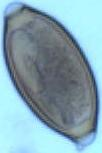
#> input picture data/Trichuris/Hori_TTO (100).jpg, 102 x 153 px, found by its file name; its folder holds only this picture in this run
$ jupyter execute HuMoments_Trichuris.ipynb
#> lines starting #> are read from the running program, lines starting #| are printed output that depends on the picture
# HU MOMENTS OF TRICHURIS

[cell 1]
import matplotlib.pyplot as plt
from os import listdir,makedirs
from os.path import isfile,join
import numpy as np
from array import *
import os,glob
import imageio
import cv2

[cell 2]
# load all images in a directory
loaded_images = list()
for filename in listdir('C:/Users/Brij Kishor Mishra/Desktop/majorproject/data/Trichuris/'):
    # load image
    img_data = imageio.imread('C:/Users/Brij Kishor Mishra/Desktop/majorproject/data/Trichuris/' + filename)
#> img_data is the input picture: shape (153, 102, 3); mean R, G, B 132.3, 164.8, 177.5
    # store loaded image
    loaded_images.append(img_data)
    print('> loaded %s %s' % (filename, img_data.shape))
#| > loaded Hori_TTO (100).jpg (153, 102, 3)

# Grayscale Images

[cell 3]
path = 'C:/Users/Brij Kishor Mishra/Desktop/majorproject/data/Trichuris/' # Source Folder
dstpath = 'C:/Users/Brij Kishor Mishra/Desktop/majorproject/data/Trichuris_gray/' # Destination Folder

try:
    makedirs(dstpath)
except:
    print ("Directory already exist, images will be written in same folder")

# Folder won't used
files = [f for f in listdir(path) if isfile(join(path,f))]
for image in files:
    try:
        img = cv2.imread(os.path.join(path,image))
        gray = cv2.cvtColor(img,cv2.COLOR_BGR2GRAY)
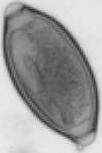
#> gray: shape (153, 102); min 43, max 234, mean 156.6
        dstPath = join(dstpath,image)
        cv2.imwrite(dstPath,gray)
    except:
        print ("{} is not converted".format(image))
    else:
        print ("{} is converted".format(image))

for fil in glob.glob("*.jpg"):
    try:
        image = cv2.imread(fil)
        gray_image = cv2.cvtColor(image, cv2.COLOR_BGR2GRAY) # convert to greyscale
        cv2.imwrite(os.path.join(dstpath,fil),gray_image)
    except:
        print('{} is not converted')
    else:
        print('{} is converted')

[cell 4]
loaded_gray = list()
for filename in listdir('C:/Users/Brij Kishor Mishra/Desktop/majorproject/data/Trichuris_gray/'):
    # load image
    gray_data = imageio.imread('C:/Users/Brij Kishor Mishra/Desktop/majorproject/data/Trichuris_gray/' + filename)
#> gray_data: shape (153, 102); min 42, max 234, mean 156.6
    # store loaded image
    loaded_gray.append(gray_data)
    print('> loaded %s %s' % (filename, gray_data.shape))
#| > loaded Hori_TTO (100).jpg (153, 102)

# Hu Moments of the Images

[cell 5]
def HuMoments(images):

    f = np.asarray(images, dtype=np.float64)

    eta = np.zeros(shape= (4, 4), dtype = 'float64')

    for i in range(4):
        for j in range(4):
            eta[i, j] = ScaleInvariance(images, i, j)

    eta00 = eta[0, 0]
    eta01 = eta[0, 1]
    eta02 = eta[0, 2]
    eta03 = eta[0, 3]

    eta10 = eta[1, 0]
    eta11 = eta[1, 1]
    eta12 = eta[1, 2]
    eta13 = eta[1, 3]

    eta20 = eta[2, 0]
    eta21 = eta[2, 1]
    eta22 = eta[2, 2]
    eta23 = eta[2, 3]

    eta30 = eta[3, 0]
    eta31 = eta[3, 1]
    eta32 = eta[3, 2]
    eta33 = eta[3, 3]


    M1 = eta20 + eta02;
    M2 = (eta20 - eta02)**2 + (4*eta11**2);
    M3 = (eta30 - 3*eta12)**2 + (3*eta21 - eta03)**2;
    M4 = (eta30 + eta12)**2 + (eta21 + eta03)**2;
    M5 = (eta30 - 3*eta12) * (eta30 + eta12) * ((eta30 + eta12)**2 - (3*(eta21 + eta03)**2)) + (3*eta21 - eta03) * (eta21 + eta03) * ((3*(eta30 + eta12)**2) - (eta21 + eta03)**2);
    M6 = (eta20 - eta02)*((eta30 + eta12)**2 - (eta21 + eta03)**2) + 4*eta11*(eta30 + eta12)*(eta21 + eta03);
    M7 = (3*eta21 - eta03) * (eta30 + eta12) * ((eta30 + eta12)**2 - 3*(eta21 + eta03)**2) - (eta30 - 3*eta12) * (eta21 + eta03) * (3*(eta30 + eta12)**2 - (eta21 + eta03)**2);


    # The vector phi is a column vector containing M1,M2,....M7
    phi = [M1, M2, M3, M4, M5, M6, M7];


    return phi

def ScaleInvariance(images, p, q):
    f = np.asarray(images, dtype=np.float64)
    row = images.shape[0]
    col = images.shape[1]

    eta = 0
    mu00 = CentralMoment(images, 0, 0)
    mupq = CentralMoment(images, p, q)
    gama = (1+(p+q)/2)

    if p+q >= 2:
        eta = mupq/(mu00**gama)

    return eta

def CentralMoment(images, p, q):
    f = np.asarray(images, dtype=np.float64)
    row = images.shape[0]
    col = images.shape[1]

    m10 = Moment(images, 1, 0)
    m01 = Moment(images, 0, 1)
    m00 = Moment(images, 0, 0)

    x_bar = m10/m00
    y_bar = m01/m00

    mu = 0

    for i in range(row):
        for j in range(col):
            mu = mu + ((j - x_bar)**p)*((i - y_bar)**q)*f[i, j]

    return mu

def Moment(images, p, q):
    f = np.asarray(images, dtype=np.float64)
    #print(f.shape)

    row = images.shape[0]
    col = images.shape[1]

    m = 0
    for i in range(row):
        for j in range(col):
            m=m+((j**p)*(i**q))*f[i, j]
    return m

h = np.zeros(shape=(1000,7), dtype='float64')
for i in range(len(loaded_gray)):
    hm = HuMoments(loaded_gray[i])
#for i in range(1000):
    if i == 1000:
        break
    h[i][:]=hm
    print(i+1)
    print('--------------------------------------------------------------------------')
    print(h[i])
#> this loop made 1 pass
#| 1
#| --------------------------------------------------------------------------
#| [ 1.33662435e-03  3.12098796e-07  2.83513011e-12  1.73674556e-12
#|   3.75306166e-24  7.88355324e-16 -8.75450430e-25]


$ run again, on data/Trichuris/Hori_TTO (122).jpg
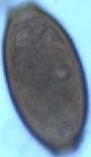
#> input picture data/Trichuris/Hori_TTO (122).jpg, 91 x 157 px, found by its file name
#> img_data is the input picture: shape (157, 91, 3); mean R, G, B 113.7, 134.8, 147.9
#| > loaded Hori_TTO (122).jpg (157, 91, 3)
#> `gray = cv2.cvtColor(img,cv2.COLOR_BGR2GRAY)`:
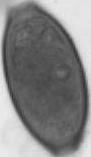
#> gray: shape (157, 91); min 41, max 236, mean 130
#| > loaded Hori_TTO (122).jpg (157, 91)
#> the loop `for i in range(len(loaded_gray)):` made 1 pass
#> (printed output is left out)

$ run again, on data/Trichuris/Hori_TTO (126).jpg
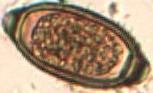
#> input picture data/Trichuris/Hori_TTO (126).jpg, 153 x 93 px, found by its file name
#> img_data is the input picture: shape (93, 153, 3); mean R, G, B 168.8, 144.2, 117.8
#| > loaded Hori_TTO (126).jpg (93, 153, 3)
#> `gray = cv2.cvtColor(img,cv2.COLOR_BGR2GRAY)`:
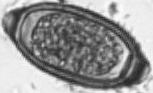
#> gray: shape (93, 153); min 29, max 253, mean 148.5
#| > loaded Hori_TTO (126).jpg (93, 153)
#> the loop `for i in range(len(loaded_gray)):` made 1 pass
#> (printed output is left out)

$ run again, on data/Trichuris/Hori_TTO (127).jpg
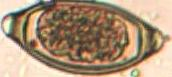
#> input picture data/Trichuris/Hori_TTO (127).jpg, 172 x 77 px, found by its file name
#> img_data is the input picture: shape (77, 172, 3); mean R, G, B 170.6, 145.9, 119.3
#| > loaded Hori_TTO (127).jpg (77, 172, 3)
#> `gray = cv2.cvtColor(img,cv2.COLOR_BGR2GRAY)`:
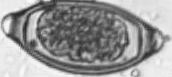
#> gray: shape (77, 172); min 36, max 253, mean 150.2
#| > loaded Hori_TTO (127).jpg (77, 172)
#> the loop `for i in range(len(loaded_gray)):` made 1 pass
#> (printed output is left out)
